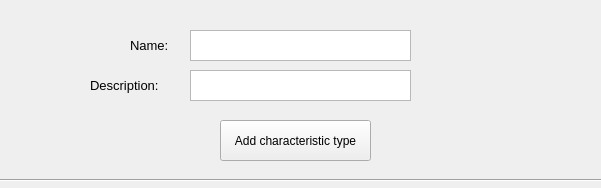
<?xml version="1.0" encoding="UTF-8"?>
<ui version="4.0">
 <class>CharacteristicTypeAddFormClass</class>
 <widget class="QWidget" name="CharacteristicTypeAddFormClass">
  <property name="geometry">
   <rect>
    <x>0</x>
    <y>0</y>
    <width>601</width>
    <height>188</height>
   </rect>
  </property>
  <property name="windowTitle">
   <string>Add characteristic type</string>
  </property>
  <widget class="QLabel" name="label">
   <property name="geometry">
    <rect>
     <x>130</x>
     <y>30</y>
     <width>61</width>
     <height>31</height>
    </rect>
   </property>
   <property name="font">
    <font>
     <pointsize>10</pointsize>
    </font>
   </property>
   <property name="text">
    <string>Name:</string>
   </property>
  </widget>
  <widget class="QLabel" name="label_2">
   <property name="geometry">
    <rect>
     <x>90</x>
     <y>70</y>
     <width>121</width>
     <height>31</height>
    </rect>
   </property>
   <property name="font">
    <font>
     <pointsize>10</pointsize>
    </font>
   </property>
   <property name="text">
    <string>Description:</string>
   </property>
  </widget>
  <widget class="QTextEdit" name="NameInput">
   <property name="geometry">
    <rect>
     <x>190</x>
     <y>30</y>
     <width>221</width>
     <height>31</height>
    </rect>
   </property>
   <property name="font">
    <font>
     <pointsize>10</pointsize>
    </font>
   </property>
  </widget>
  <widget class="QTextEdit" name="DescriptionInput">
   <property name="geometry">
    <rect>
     <x>190</x>
     <y>70</y>
     <width>221</width>
     <height>31</height>
    </rect>
   </property>
   <property name="font">
    <font>
     <pointsize>10</pointsize>
    </font>
   </property>
  </widget>
  <widget class="Line" name="line">
   <property name="geometry">
    <rect>
     <x>0</x>
     <y>170</y>
     <width>611</width>
     <height>20</height>
    </rect>
   </property>
   <property name="orientation">
    <enum>Qt::Horizontal</enum>
   </property>
  </widget>
  <widget class="QPushButton" name="AddCharacteristicTypeButton">
   <property name="geometry">
    <rect>
     <x>220</x>
     <y>120</y>
     <width>151</width>
     <height>41</height>
    </rect>
   </property>
   <property name="text">
    <string>Add characteristic type</string>
   </property>
  </widget>
 </widget>
 <resources/>
 <connections/>
</ui>
